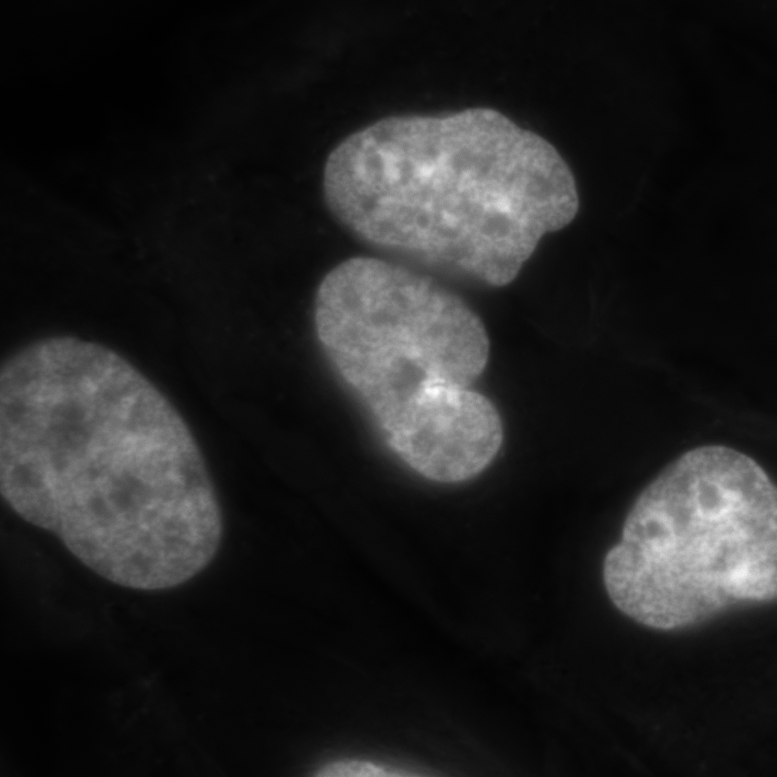
%> input picture Examples/FISH+IF/1/Image_01_Z0010_C0001.tif, 777 x 777 px; its folder holds only this picture in this run
$ octave Auto_mRNACount.m   (GNU Octave 9; MATLAB toolbox functions it lacks are replaced by stand-ins)
%> lines starting %> are read from the running program, lines starting %| are printed output that depends on the picture; in (x1, y1, x2, y2) boxes, pixels count from 0 and x2, y2 are one past the last pixel; in counts of white or black regions, pixels touching at a corner belong together; the program's own positions count from 1
### functions/AvgNStack.m
%% Function for generating maximum projections of stacks of tifs

function [stack, avgproj] = AvgNStack(fileFolder,dirProt, m, n)


    if nargin == 2

        m = 1; n = length(dirProt);

    else

    end

fileProt = {dirProt.name}';

stack = [];

for i = m:n

    stack = cat(3, stack, imread(fullfile(fileFolder, fileProt{i})));

end

avgproj = mean(stack, 3);
avgproj = uint16(avgproj);

### functions/NMask.m

function [L, num] = NMask(Image, DiskRadius, minArea, maxArea, minCircularity, maxCircularity, minRoundness, maxRoundness)

%%
Q = anisodiff(Image, 7, 20, 0.25, 2);              % anisodiff(im, niter, kappa, lambda, option)
Q = anisodiff(Image, 7, 20, 0.25, 1);              % anisodiff(im, niter, kappa, lambda, option)
%%
A = uint16(Q);
%%
% A = adapthisteq(A);                                 % Some local a djustments, to be able to detect the dimmer cells. Commented out on March31, 2017.

%%
conli = stretchlim(A);
A = imadjust(A, conli, [0 1], 1.3);          % April 1, 2017. Gamma Correction.
%%
% A = imclearborder(A);                               % Eliminating the objects on the borders. Commented: April 8, 2017.
%%
A = wiener2(A, [3*DiskRadius, 3*DiskRadius]);                          % Removing pixels smaller than the given size.

% figure(1), imshow(A), title('original DAPI image');
%figure(2), imshow(B), title('Original H2AX image');
%figure(3), imshow(C), title('Original Ki67 image');


%% Removing the problem of oversegmentation.

se = strel('disk', DiskRadius);
Ae = imerode(A, se);
Aobr = imreconstruct(Ae, A);
Aobrd = imdilate(Aobr, se);
Aobrcbr = imreconstruct(imcomplement(Aobrd), imcomplement(Aobr));
Aobrcbr = imcomplement(Aobrcbr);


%% Now this will be nothing like Pedro's blog.

hy = fspecial('sobel');
hx = hy';
Iy = imfilter(double(imclearborder(Image)), hy, 'replicate');
Ix = imfilter(double(imclearborder(Image)), hx, 'replicate');
gradmag = sqrt(Ix.^2 + Iy.^2);


fgm = imregionalmax(Aobrcbr);
fgm = imclose(fgm, strel('disk', 4));
fgm = imerode(fgm, strel('disk', 4));
fgm = bwareaopen(fgm, 100);
bw = im2bw(Aobrcbr, graythresh(A));
Dist = bwdist(bw);
DL = watershed(Dist);
bgm = DL == 0;
gradmag2 = imimposemin(gradmag, bgm | fgm);
L = watershed(gradmag2);


%% Counting cells and removing under- and over segmented nuclei.

[L, num1] = bwlabel(L);
chhotamota = regionprops(L, 'Area', 'PixelIdxList', 'Perimeter', 'MajorAxisLength');


%% Detecting nuclei with optimum area.

for i = 1:num1
%         fprintf('%d\n', chhotamota(i).Area);
        if chhotamota(i).Area <= maxArea ...                                                          % put in your own criteria for the area... read the starting note.
           && chhotamota(i).Area >= minArea ...
           && (4*pi*chhotamota(i).Area)/(chhotamota(i).Perimeter)^2 <= maxCircularity ...             % Circularity condition
           && (4*pi*chhotamota(i).Area)/(chhotamota(i).Perimeter)^2 >= minCircularity ...
           && (4*chhotamota(i).Area)/(pi*(chhotamota(i).MajorAxisLength)^2) <= maxRoundness ...       % Roundness.
           && (4*chhotamota(i).Area)/(pi*(chhotamota(i).MajorAxisLength)^2) >= minRoundness;
%            cm1(i) = i;  %commented on July 6, 2017. Just realised I am not using it anywhere.

        else

              L(chhotamota(i).PixelIdxList) = 0;
        end
end

L = imopen(L, strel('disk', 20));       %April 7, 2017; to smooth out the edges.

L = imclearborder(L, 8);
[L, num] = bwlabel(L);


%% dhuppar function

% [8 lines left out: function dhuppar, not called in this run]

%% shuppar function

% [8 lines left out: function shuppar, not called in this run]


%% Aniso Diff function


% ANISODIFF - Anisotropic diffusion.
%
% Usage:
%  diff = anisodiff(im, niter, kappa, lambda, option)
%
% Arguments:
%         im     - input image
%         niter  - number of iterations.
%         kappa  - conduction coefficient 20-100 ?
%         lambda - max value of .25 for stability
%         option - 1 Perona Malik diffusion equation No 1
%                  2 Perona Malik diffusion equation No 2
%
% Returns:
%         diff   - diffused image.
%
% kappa controls conduction as a function of gradient.  If kappa is low
% small intensity gradients are able to block conduction and hence diffusion
% across step edges.  A large value reduces the influence of intensity
% gradients on conduction.
%
% lambda controls speed of diffusion (you usually want it at a maximum of
% 0.25)
%
% Diffusion equation 1 favours high contrast edges over low contrast ones.
% Diffusion equation 2 favours wide regions over smaller ones.

% Reference:
% P. Perona and J. Malik.
% Scale-space and edge detection using ansotropic diffusion.
% IEEE Transactions on Pattern Analysis and Machine Intelligence,
% 12(7):629-639, July 1990.
%
% Peter Kovesi
% School of Computer Science & Software Engineering
% The University of Western Australia
% pk @ csse uwa edu au
% http://www.csse.uwa.edu.au
%
% June 2000  original version.
% March 2002 corrected diffusion eqn No 2.

function diff = anisodiff(im, niter, kappa, lambda, option)

if ndims(im)==3
  error('Anisodiff only operates on 2D grey-scale images');
end

im = double(im);
[rows,cols] = size(im);
diff = im;

for i = 1:niter
%  fprintf('\rIteration %d',i);

  % Construct diffl which is the same as diff but
  % has an extra padding of zeros around it.
  diffl = zeros(rows+2, cols+2);
  diffl(2:rows+1, 2:cols+1) = diff;

  % North, South, East and West differences
  deltaN = diffl(1:rows,2:cols+1)   - diff;
  deltaS = diffl(3:rows+2,2:cols+1) - diff;
  deltaE = diffl(2:rows+1,3:cols+2) - diff;
  deltaW = diffl(2:rows+1,1:cols)   - diff;

  % Conduction

  if option == 1
    cN = exp(-(deltaN/kappa).^2);
    cS = exp(-(deltaS/kappa).^2);
    cE = exp(-(deltaE/kappa).^2);
    cW = exp(-(deltaW/kappa).^2);
  elseif option == 2
    cN = 1./(1 + (deltaN/kappa).^2);
    cS = 1./(1 + (deltaS/kappa).^2);
    cE = 1./(1 + (deltaE/kappa).^2);
    cW = 1./(1 + (deltaW/kappa).^2);
  end

  diff = diff + lambda*(cN.*deltaN + cS.*deltaS + cE.*deltaE + cW.*deltaW);

%  Uncomment the following to see a progression of images
%  subplot(ceil(sqrt(niter)),ceil(sqrt(niter)), i)
%  imagesc(diff), colormap(gray), axis image

end
%fprintf('\n');

### CellCycle/FISH+IF/Auto_mRNACount.m
%% A code to count mRNA in cells. It counts the spots automatically. Cell segmentation is done manually using intensities from autofluorescence or from non-specific binding.

% Copyright (c), Shivnarayan Dhuppar

% In section 3, you might want to change parametes for LMask function depending on the the typical size of the nucleus for the cell line.

close all;
clear all;
clc;


%% Reading images

fmain=sprintf('1');
fileFolder = fullfile('1');
dirDAPI = dir(fullfile(fileFolder, '*C0001.tif'));
dirp53 = dir(fullfile(fileFolder, '*C0002.tif'));
dirP53mRNA = dir(fullfile(fileFolder, '*C0003.tif'));
[DAPI_S, DAPI] = AvgNStack(fileFolder, dirDAPI); % July29_2017
%> in AvgNStack, stack is the input picture: size 777x777 uint16; min 125, max 5864, mean 892.7
[p53_S, p53] = AvgNStack(fileFolder, dirp53);
[P53_mRNA_S, AvgmRNA] = AvgNStack(fileFolder, dirP53mRNA);  % mRNA is stack of mRNA images.
zs = length(dirDAPI);
[nrows, ncols, nstks] = size(P53_mRNA_S); tot = nrows*ncols;


%% Background Subtraction

if exist('bg.dat', 'file')

    bagr = load('bg.dat');
    DB = bagr(1);
    RB = bagr(2);
    PB = bagr(3);

else

M = imdilate(im2bw(DAPI, graythresh(DAPI)), strel('disk', 121));
M = ~M;
[~, bgo] = bwlabel(M);
% bgo
bgrnd = regionprops(M, 'Area');
Area = 0;

for i = 1:bgo
    Area = Area + bgrnd(i).Area;
end

M = uint16(M);
DB = max(DAPI_S, [], 3).*(M);
RB = max(P53_mRNA_S, [], 3).*(M);
PB = max(p53_S, [], 3).*(M);

DB = (mean(DB(:))*tot)/(Area); RB = (mean(RB(:))*tot)/(Area); PB = (mean(PB(:))*tot)/(Area);


f = fopen('bg.dat', 'w');
fprintf(f,'%f\t%f\t%f\n', DB, RB, PB);
% clear dbgo; clear kbgo; clear hbgo; clear M;

end

DAPI = DAPI - DB; p53 = p53 - PB;

for i = 1:nstks
    P53_mRNA_S(:,:,i) = P53_mRNA_S(:,:,i) - RB;
end

AvgmRNA = uint16(mean(P53_mRNA_S, 3));

CellSeg = mean(P53_mRNA_S, 3);

%% Nuclear segmentation

[L, num] = NMask(DAPI, 41, 10000, 75000, 0.35, 1.4, 0.35, 1.4);  % NMask(Image, DiskRadius, minArea, maxArea, minCircularity, maxCircularity, minRoundness, maxRoundness)
%> call 2 of anisodiff, with niter = 7, kappa = 20, lambda = 0.25, option = 1
%> after the loop in anisodiff (call 2), `for i = 1:niter`:
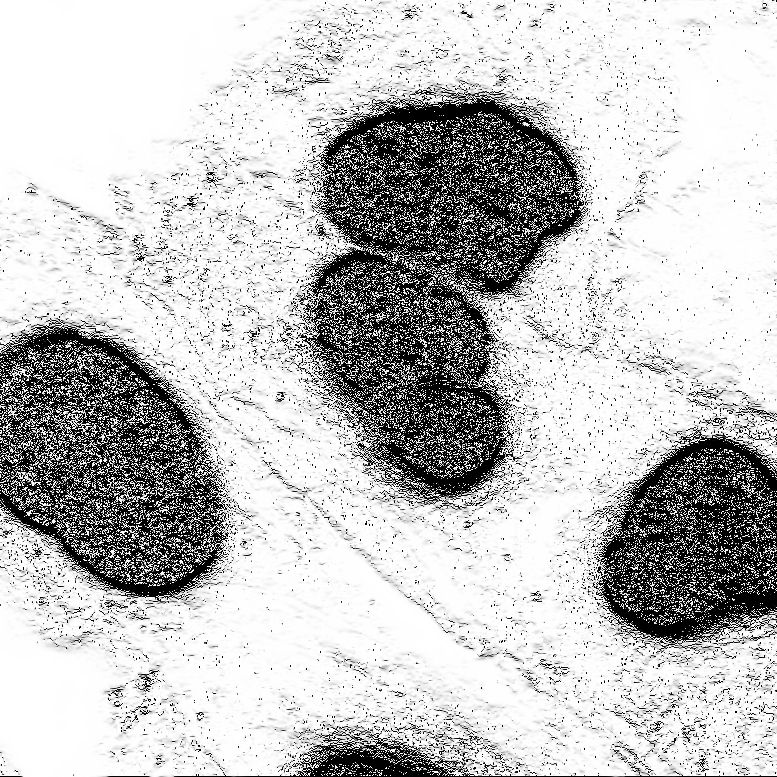
%> cS: size 777x777 double; min 0, max 1, mean 0.76; mean of the top-left, top-right, bottom-left and bottom-right quarters 0.825, 0.756, 0.752, 0.708
%> after the loop in anisodiff (call 2), `for i = 1:niter`:
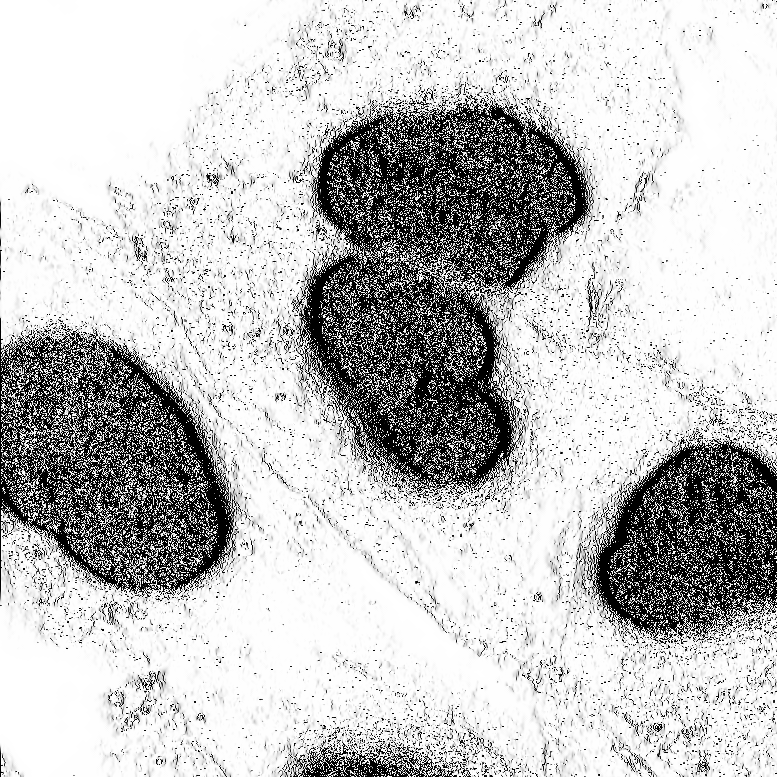
%> cW: size 777x777 double; min 0, max 1, mean 0.767
%> in NMask, `conli = stretchlim(A);`: conli = [0; 0.0608]
%> in NMask, `fgm = imregionalmax(Aobrcbr);`:
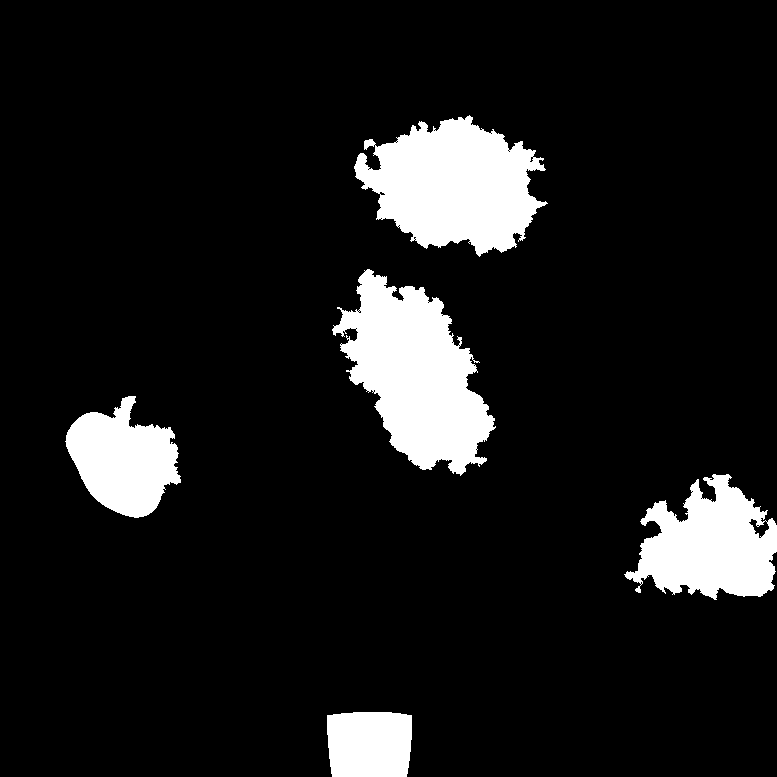
%> fgm: size 777x777 logical; 10.3% white; 5 white regions, box (x1, y1, x2, y2) and area: (332, 269, 496, 476) 18450, (354, 115, 548, 257) 17418, (624, 474, 777, 600) 11980, (65, 396, 181, 518) 8808, (327, 712, 412, 777) 5251
%> in NMask, `fgm = imclose(fgm, strel('disk', 4));`: fgm: size 777x777 logical; 10.5% white; 5 white regions, box (x1, y1, x2, y2) and area: (332, 269, 496, 476) 18975, (354, 115, 548, 257) 17802, (624, 474, 777, 600) 12391, (65, 396, 181, 518) 8913, (327, 712, 412, 777) 5251
%> in NMask, `fgm = imerode(fgm, strel('disk', 4));`: fgm: size 777x777 logical; 9.1% white; 7 white regions (2 under 20 px), largest, box (x1, y1, x2, y2) and area: (336, 272, 492, 472) 16728, (357, 119, 541, 253) 15694, (628, 477, 777, 595) 10396, (69, 399, 178, 515) 7692, (330, 715, 409, 777) 4626
%> in NMask, `bw = im2bw(Aobrcbr, graythresh(A));`: bw: size 777x777 logical; 18.7% white; 3 white regions, box (x1, y1, x2, y2) and area: (315, 109, 577, 482) 60642, (8, 360, 216, 574) 28405, (604, 446, 777, 630) 23902
%> in NMask, `DL = watershed(Dist);`:
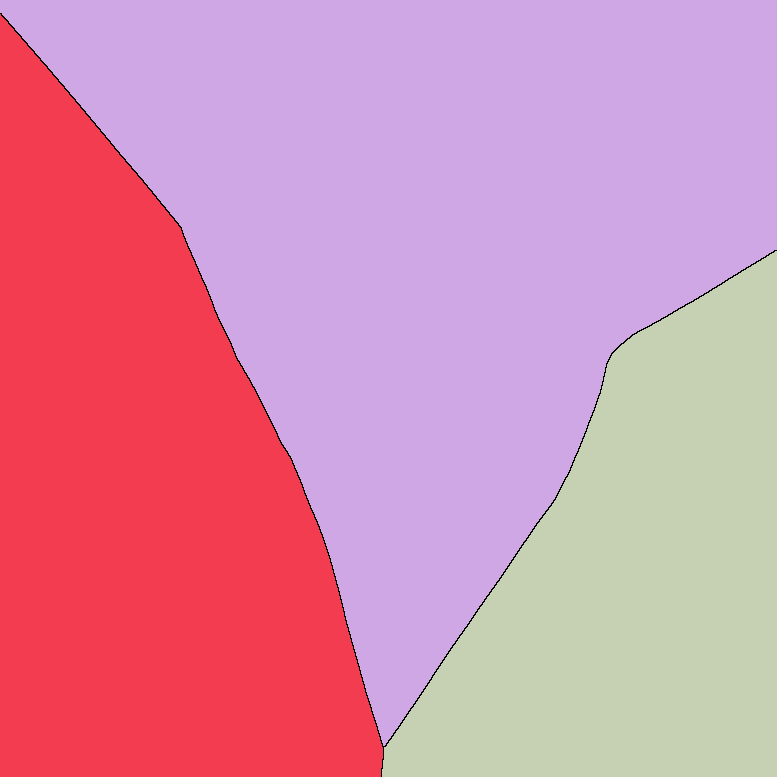
%> DL: size 777x777 uint8; 4 distinct labels, from 0 to 3; one colour per label, 0 black
%> in NMask, `bgm = DL == 0;`: bgm: size 777x777 logical; 0.34% white in thin lines or dots
%> in NMask, `L = watershed(gradmag2);`:
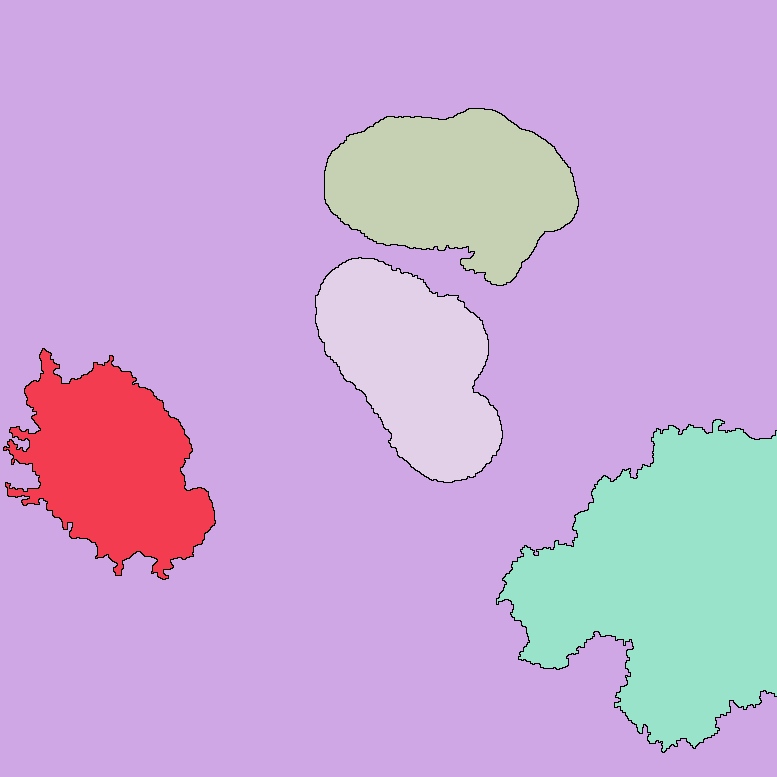
%> L: size 777x777 uint8; 6 distinct labels, from 0 to 5; one colour per label, 0 black
%> in NMask, `[L, num1] = bwlabel(L);`:
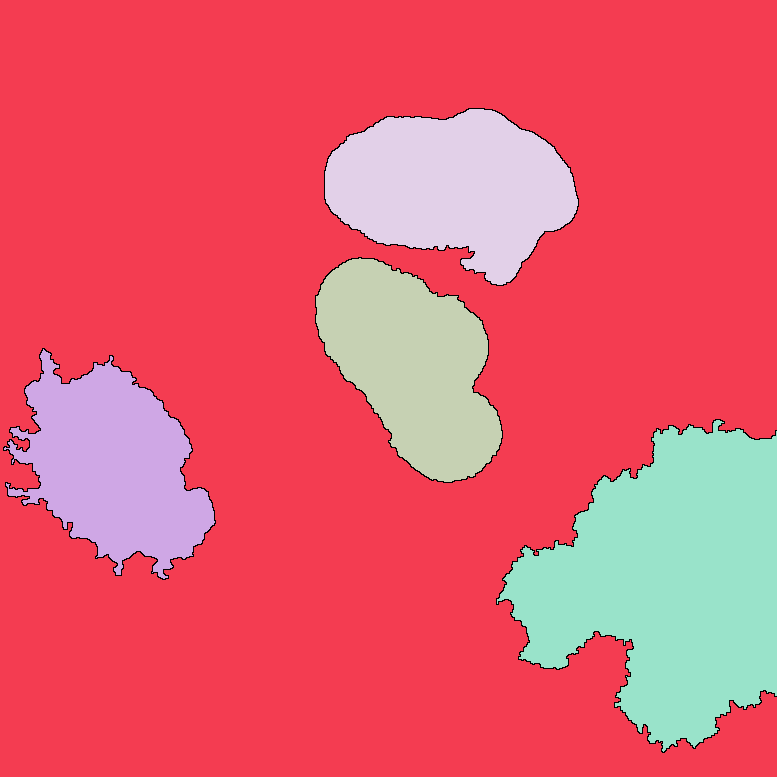
%> L: size 777x777 double; 6 distinct labels, from 0 to 5; one colour per label, 0 black
%> in NMask, `[L, num1] = bwlabel(L);`: num1 = 5
%> in NMask, `chhotamota = regionprops(L, 'Area', 'PixelIdxList', 'Perimeter', 'Majo..`: chhotamota = 5 regions; Area, MajorAxisLength and Perimeter: 459026 975.6 4013.5, 57292 309.1 1487.1, 29620 255.2 744.5, 26806 229.8 1155.1, 26186 253.1 696.5
%> the loop in NMask, `for i = 1:num1` made 5 passes
%> after the loop in NMask, `for i = 1:num1`:
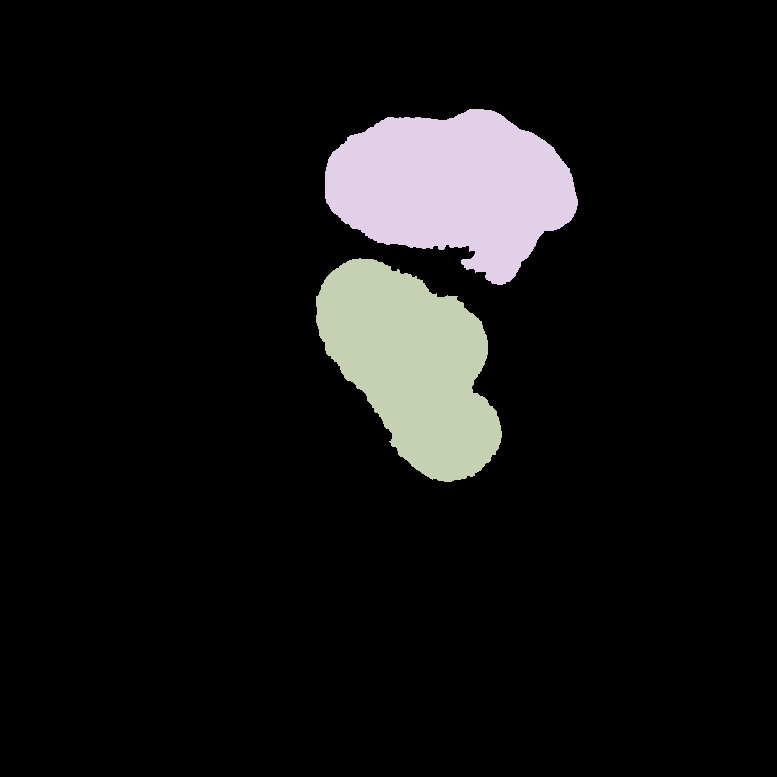
%> L: size 777x777 double; 3 distinct labels, from 0 to 4; one colour per label, 0 black
%> in NMask, `L = imopen(L, strel('disk', 20));`: L: size 777x777 double; 3 distinct labels, from 0 to 4
%> in NMask, `[L, num] = bwlabel(L);`: num = 2
%> num = 2
fprintf('\n\nThe number of cells detected is: %d\n\n', num);
%| The number of cells detected is: 2
NumLab = regionprops(L, 'Centroid', 'PixelIdxList', 'BoundingBox', 'Area');
%> NumLab = 2 regions; box (x1, y1, x2, y2), Area and Centroid: (325, 109, 577, 280) 29110 [453.5 187.2], (317, 259, 501, 481) 25876 [412.8 365.7]

figure, imshow(DAPI, []); Figure, imshow(L, []);
%> (this line was passed over: Figure is not available in this run)

%% p53 Annular

N = imdilate(L, strel('disk', 15)); % You might want to change the size of the shell depending on the type of cell line.
N = N - L;

%% Laplacian of Gaussian Filter

%> (the run ends here)
